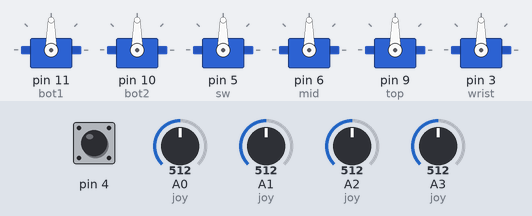
The sketch below on a simulated Arduino Uno, built with avr-gcc and run on an emulated ATmega328P. Shown: 6 × servo. The test bench sets the inputs (shaded band); at power-on: A0 (joy) = 512, A1 (joy) = 512, A2 (joy) = 512, pin 4 HIGH, A3 (joy) = 512.

Above: at 1.2 s.
1.3 s: A0 (joy) set to 543
2.8 s: A0 (joy) set to 572
At 3.41 s:
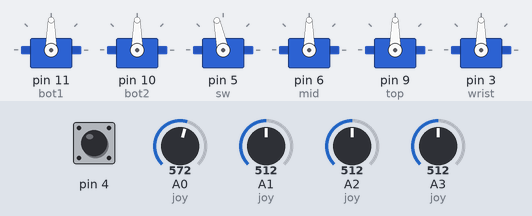
At 4.33 s:
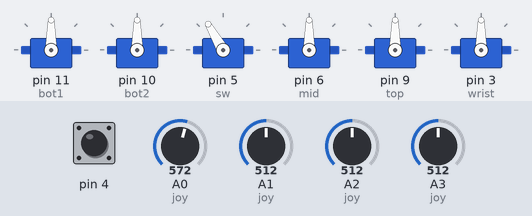
5.8 s: A1 (joy) set to 545
8.8 s: A1 (joy) set to 579
At 8.96 s:
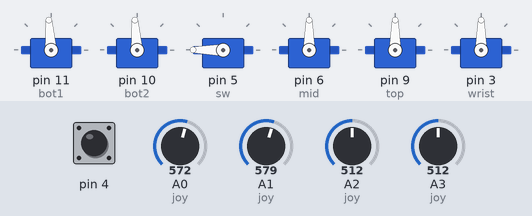
11.8 s: A2 (joy) set to 553
14.8 s: A2 (joy) set to 569
At 20.5 s:
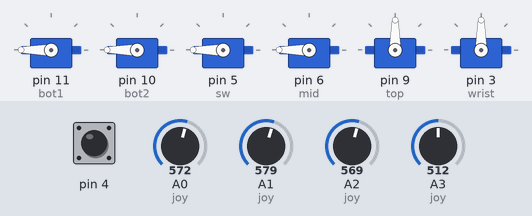
Timing chart, 0 to 20.8 s (numbered marks = the images above; inputs shaded):
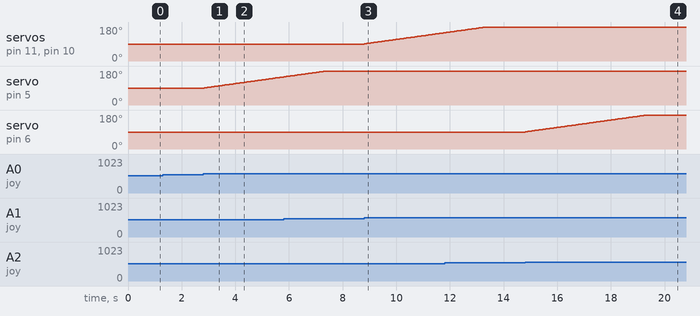

The sketch:

RobotArm.ino
```cpp
#include "RoboArm.h"
#define joyx1 A0
#define joyy1 A1
#define joyx2 A2
#define joyy2 A3
#define bot1 11
#define bot2 10
#define sw 5
#define mid 6
#define top 9
#define wrist 3

int joy[4] = {joyx1, joyy1, joyx2, joyy2};
JoystickArm arm(joy);

void setup() {
  arm.begin_(bot1, bot2, sw, mid, top, wrist);
  arm.btn(4);
}

void loop() {
   arm.Read();
   arm.toggle();
}
```

RoboArm.cpp
```cpp
#include "RoboArm.h"

//Arm contrsuctor
Arm::Arm()
{
}
void Arm::swivel(int angle) {
  swivel_s.write(angle);
};
void Arm::move_bot1(int angle) {
  bottom1_s.write(angle);
};
void Arm::move_bot2(int angle) {
  bottom2_s.write(angle);
};
void Arm::move_mid(int angle) {
  middle_s.write(angle);
};
void Arm::move_top(int angle) {
  top_s.write(angle);
};
void Arm::move_wrist(int angle) {
  wrist_s.write(angle);
};
void Arm::begin_(int bot1, int bot2, int sw, int mid, int top, int wrist){
  bottom1_s.attach(bot1);
  bottom2_s.attach(bot2);
  swivel_s.attach(sw);
  middle_s.attach(mid);
  top_s.attach(top);
  wrist_s.attach(wrist);
}

JoystickArm::JoystickArm(int pin[4])
{
  joy[0] = pin[0];
  joy[1] = pin[1];
  joy[2] = pin[2];
  joy[3] = pin[3];
}

void JoystickArm::Read()
{
  for (int i = 0; i < len; i++)
  {
    acc[i] = (analogRead(joy[i]) - 512) / 50;
    servoPosition[i] = constrain((servoPosition[i] + acc[i]), 1, 180);
  }
  swivel(servoPosition[0]);
  move_bot1(servoPosition[1]);
  move_bot2(servoPosition[1]);
  if(mode == LOW){
    move_mid(servoPosition[2]);
    move_top(servoPosition[3]);
  }
  else{
    move_wrist(servoPosition[2]);
   }
  delay(50);
}

void JoystickArm::toggle(){
   curr_state = digitalRead(button);
   if (curr_state != last_state)
   {
      if (count%2 == 1){
        mode = HIGH;
      }
      else
      {
        mode = LOW;
      }
      count++;
   }
}

void JoystickArm::btn(int bt){
  button = bt;
  pinMode(bt, INPUT_PULLUP);
}
```

RoboArm.h
```cpp
#ifndef ROBO_ARM_H
#define ROBO_ARM_H

#include <Servo.h>
#include <Arduino.h>

class Arm
{
  private:
      Servo bottom1_s;
      Servo bottom2_s;
      Servo swivel_s;
      Servo middle_s;
      Servo top_s;
      Servo wrist_s;

  public:
      Arm();
      void swivel(int angle);
      void move_bot1(int angle);
      void move_bot2(int angle);
      void move_mid(int angle);
      void move_top(int angle);
      void move_wrist(int angle);
      void move_claw(int angle);
      void begin_(int bot1, int bot2, int sw, int mid, int top, int wrist);
};

class JoystickArm : public Arm
{
  private:
     int joy[4];
     int servoPosition[4] = {90,90,90,90};
     int len = 4;
     int acc[4] = {0,0,0,0};
     int mode = LOW;
     int last_state = HIGH;
     int curr_state;
     int count = 0;
     int button;

  public:
      JoystickArm(int* pin);
      void Read();
      void toggle();
      void btn(int bt);
};
#endif
```

Measured:
- the behaviour switches between 561 and 562 on A0 (joy) (found by bisection; images 0 and 1)
- the behaviour switches between 561 and 562 on A1 (joy) (found by bisection; images 2 and 3)
- the behaviour switches between 561 and 562 on A2 (joy) (found by bisection; images 3 and 4)
- after the input at 1.3 s, every drawn part: stays the same
- after the input at 2.8 s, servo on pin 5 (sw): moves from 90° to 148° over 2.9 s, starting after 0.05 s
- after the input at 8.8 s, servo on pin 11 (bot1), servo on pin 10 (bot2): moves from 90° to 149° over 3.0 s, starting at once
- after the input at 14.8 s, servo on pin 6 (mid): moves from 90° to 180° over 4.5 s, starting at once
